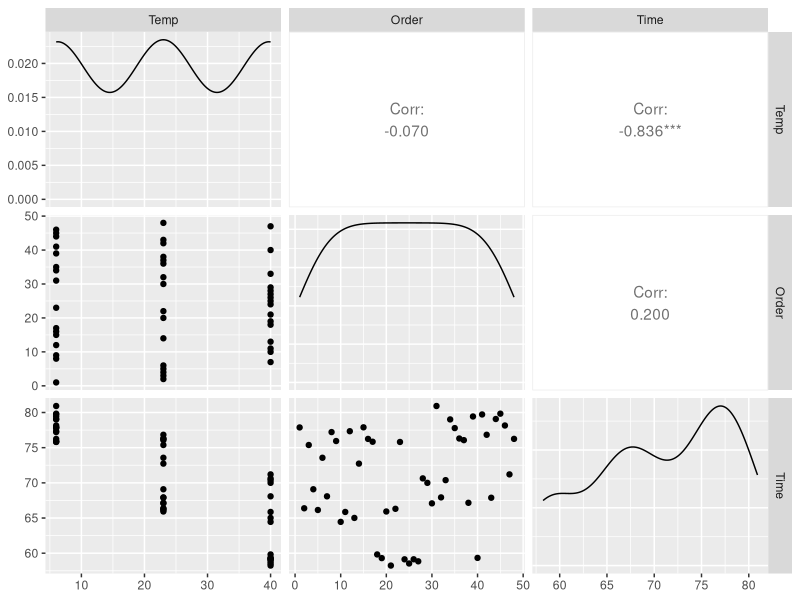
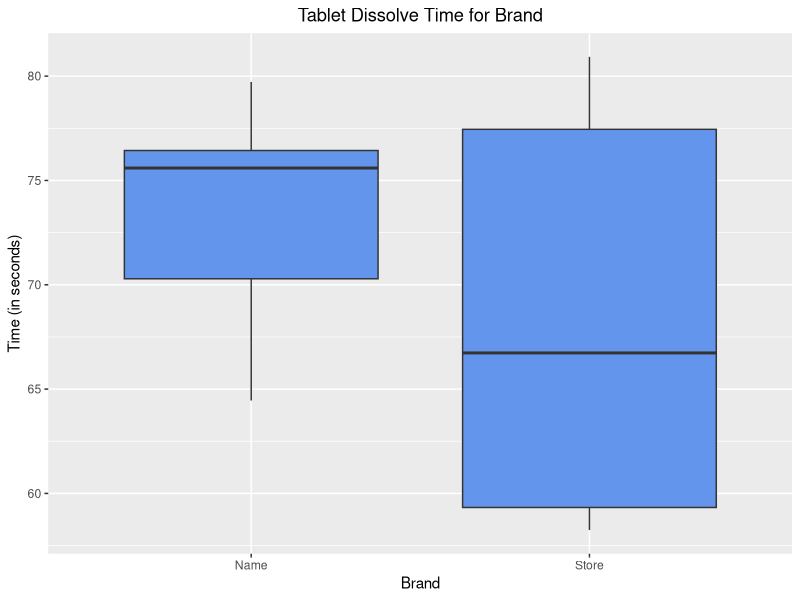
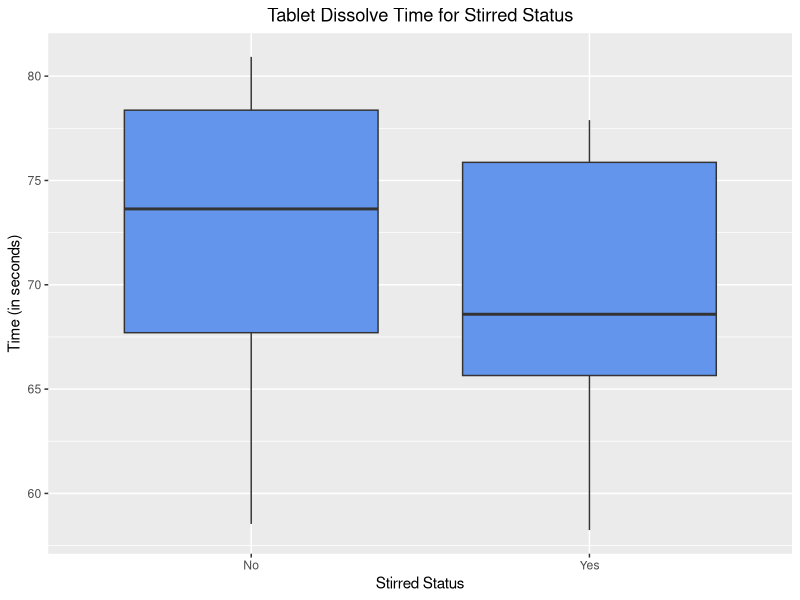
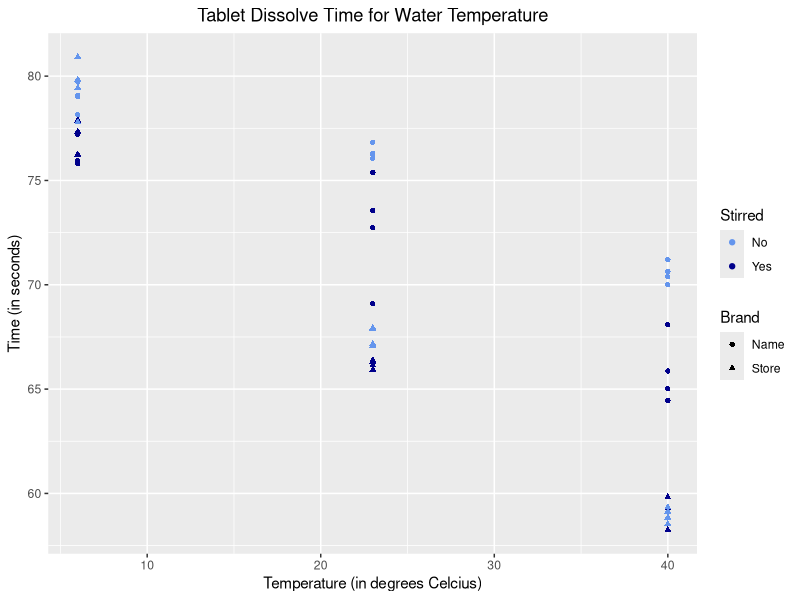
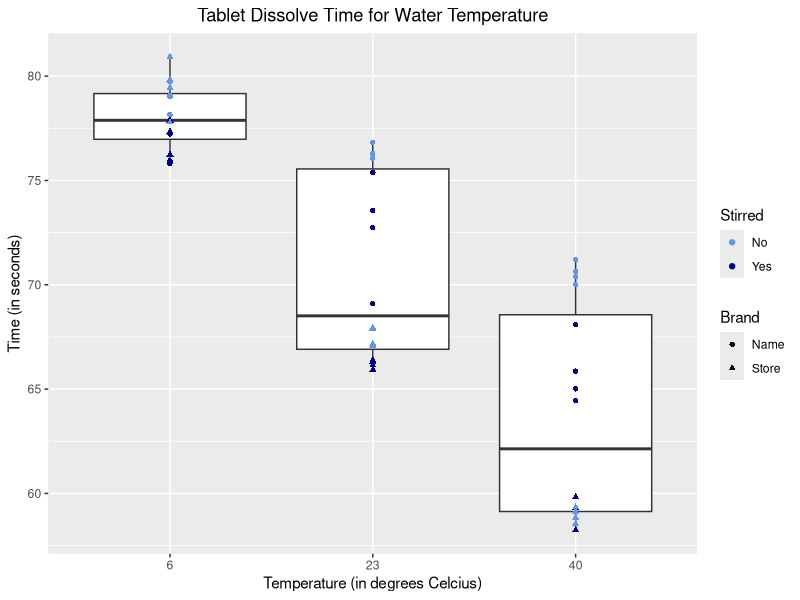
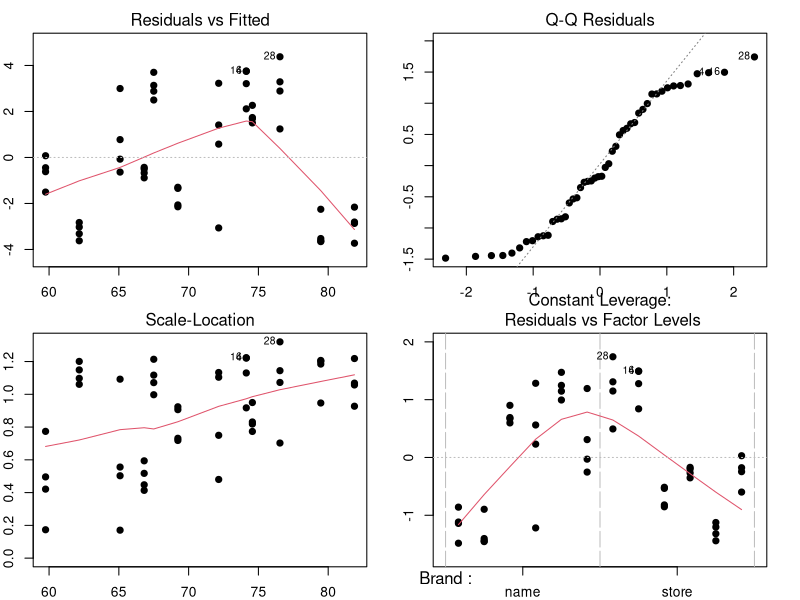
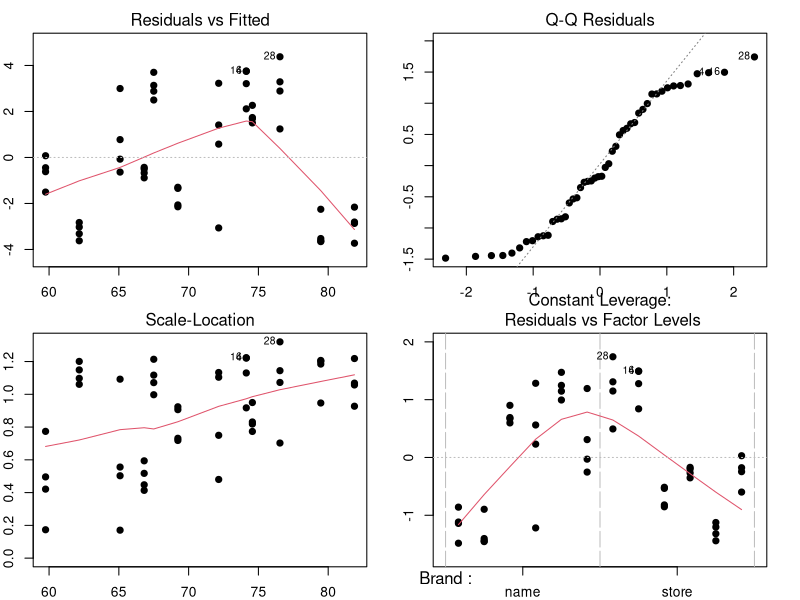

Reproduce these figures in R, in order.
## ---- chunk 1
library(readr)
library(knitr)
library(dplyr)
library(GGally)
library(ggplot2)
knitr::opts_chunk$set(echo = FALSE, message = FALSE)
## ---- chunk 2
data <- read_csv("effervescence.csv")
data$Brand <- as.factor(data$Brand)
data$Stirred <- as.factor(data$Stirred)
kable(head(data, n = 10), caption = "First 10 Rows of Effervescence Data")
## ---- chunk 3
kable(summary(data), caption = "Summary Stats for Variables", digits = 2)
## ---- chunk 4
corr_data <- data %>%
              select(Temp, Order, Time)
ggpairs(corr_data)+
theme(plot.title = element_text(hjust=0.5)) 
## ---- chunk 5
ggplot(data, aes(x = Brand, y = Time)) + 
  geom_boxplot(fill = "cornflowerblue") + 
  labs(title = "Tablet Dissolve Time for Brand", x = "Brand", y = "Time (in seconds)") +        scale_x_discrete(labels = c("Name", "Store")) +
  theme(plot.title = element_text(hjust=0.5))
## ---- chunk 6
ggplot(data, aes(x = Stirred, y = Time)) + 
  geom_boxplot(fill = "cornflowerblue") + 
  labs(title = "Tablet Dissolve Time for Stirred Status", x = "Stirred Status", y = "Time (in seconds)") + scale_x_discrete(labels = c("No", "Yes")) +
  theme(plot.title = element_text(hjust=0.5))
## ---- chunk 7
ggplot(data, aes(x = Temp, y = Time)) + 
  geom_point(aes(color = Stirred, shape = Brand)) + 
  labs(title = "Tablet Dissolve Time for Water Temperature", 
       x = "Temperature (in degrees Celcius)", 
       y = "Time (in seconds)") + 
  scale_shape_discrete(labels = c("Name", "Store")) + 
  scale_color_manual(values = c("cornflowerblue", "blue4"), labels = c("No", "Yes")) +
  theme(plot.title = element_text(hjust=0.5))
## ---- chunk 8
data$Temp <- as.factor(data$Temp)

ggplot(data, aes(x = Temp, y = Time)) + 
  geom_boxplot() + 
  geom_point(aes(color = Stirred, shape = Brand)) + 
  labs(title = "Tablet Dissolve Time for Water Temperature", 
       x = "Temperature (in degrees Celcius)", 
       y = "Time (in seconds)") + 
  scale_shape_discrete(labels = c("Name", "Store")) + 
  scale_color_manual(values = c("cornflowerblue", "blue4"), labels = c("No", "Yes")) +
  theme(plot.title = element_text(hjust=0.5))
## ---- chunk 9
amod <- aov(Time~Brand+Temp+Stirred,data=data)
par(mfrow=c(2,2), mar=c(2, 2, 2, 2))
plot(amod, pch=19)
par(mfrow=c(1,1), mar=c(5.1, 4.1, 4.1, 2.1))
summary(amod)
## ---- chunk 10
amodint <- aov(Time~Brand*Temp*Stirred,data=data)
par(mfrow=c(2,2), mar=c(2, 2, 2, 2))
plot(amod, pch=19)
par(mfrow=c(1,1), mar=c(5.1, 4.1, 4.1, 2.1))
summary(amodint)
